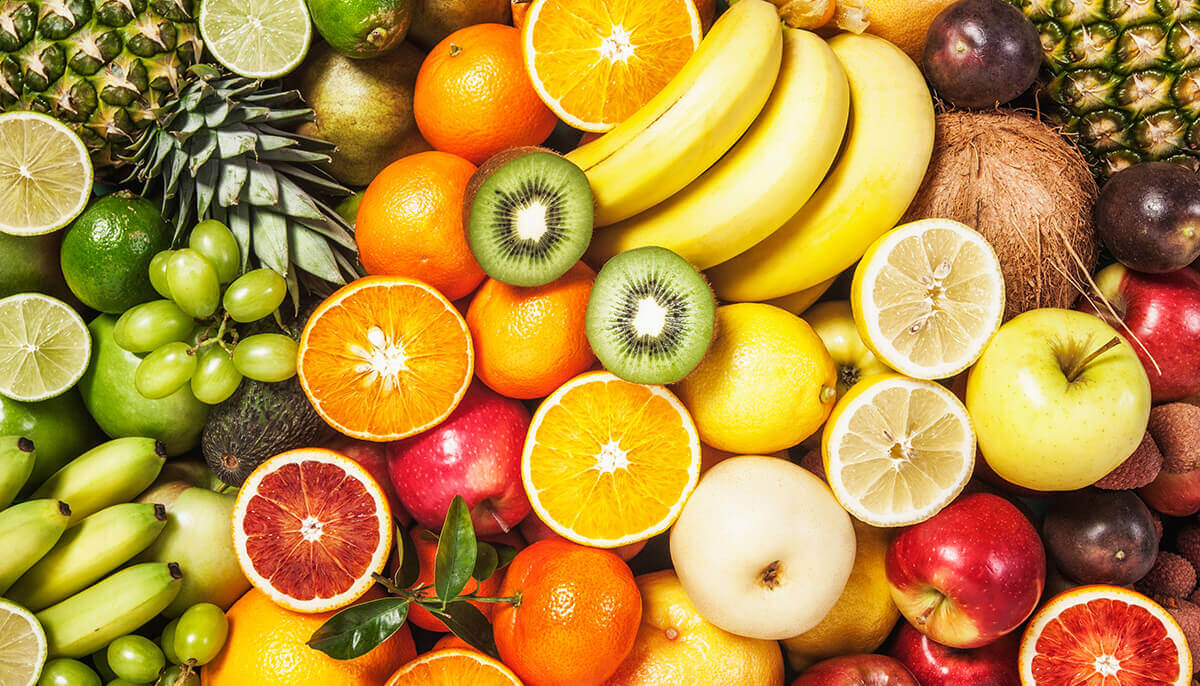
#> input picture img/img.jpg, 1200 x 686 px
$ python flip.py
#> lines starting #> are read from the running program, lines starting #| are printed output that depends on the picture
import cv2
import numpy as np

img = cv2.imread('img/img.jpg')
#> img is the input picture: shape (686, 1200, 3); mean B, G, R 61.9, 140, 181.8
print(img.shape)
#| (686, 1200, 3)

img = cv2.resize(img,(256,256))
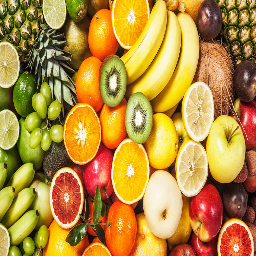
#> img: shape (256, 256, 3); mean B, G, R 61.8, 139.9, 181.7


img_flip0 = cv2.flip(img,0)
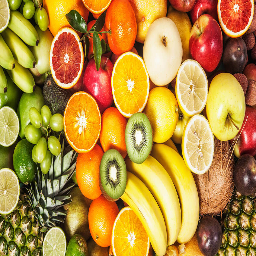
#> img_flip0: shape (256, 256, 3); mean B, G, R 61.8, 139.9, 181.7
img_flip1 = cv2.flip(img,1)
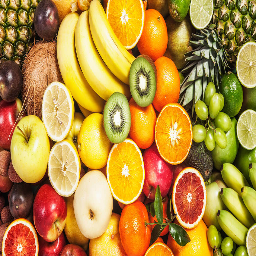
#> img_flip1: shape (256, 256, 3); mean B, G, R 61.8, 139.9, 181.7
img_flip2 = cv2.flip(img,-1)
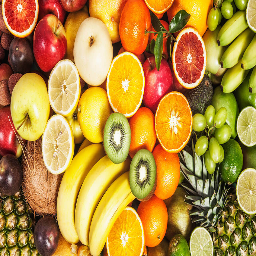
#> img_flip2: shape (256, 256, 3); mean B, G, R 61.8, 139.9, 181.7

final_img = np.hstack((img,img_flip0,img_flip1,img_flip2))
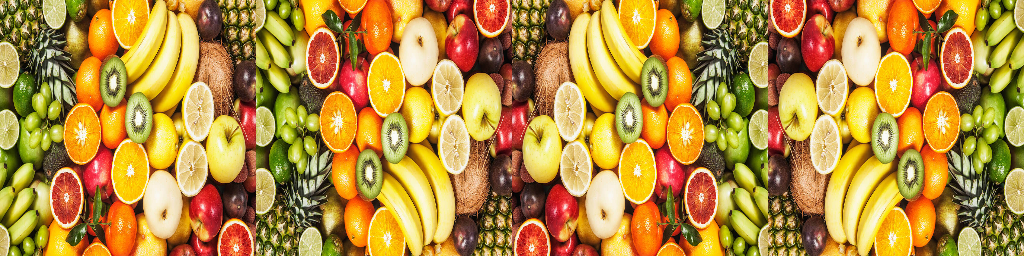
#> final_img: shape (256, 1024, 3); mean B, G, R 61.8, 139.9, 181.7

cv2.imshow('window' , final_img)
cv2.waitKey(0)
cv2.destroyAllWindows()

$ run again, with img/clahe_1.jpg copied over img/img.jpg
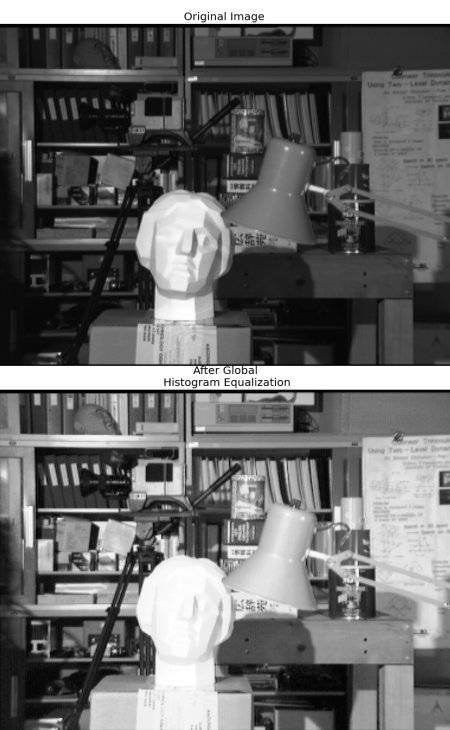
#> input picture img/clahe_1.jpg, 450 x 730 px
#> img is the input picture: shape (730, 450, 3); min 0, max 255, mean 107.8
#| (730, 450, 3)
#> img: shape (256, 256, 3)
#> `img_flip2 = cv2.flip(img,-1)`:
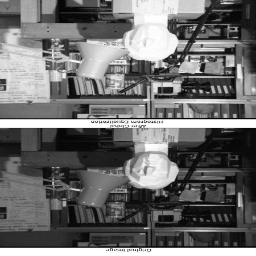
#> img_flip2: shape (256, 256, 3); min 0, max 255, mean 107.9
#> `final_img = np.hstack((img,img_flip0,img_flip1,img_flip2))`:
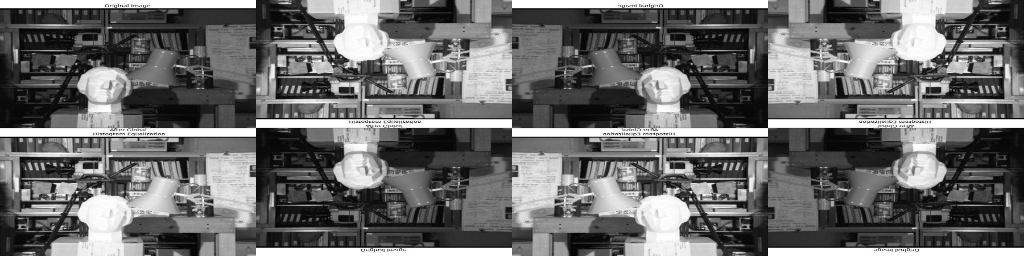
#> final_img: shape (256, 1024, 3); min 0, max 255, mean 107.9
